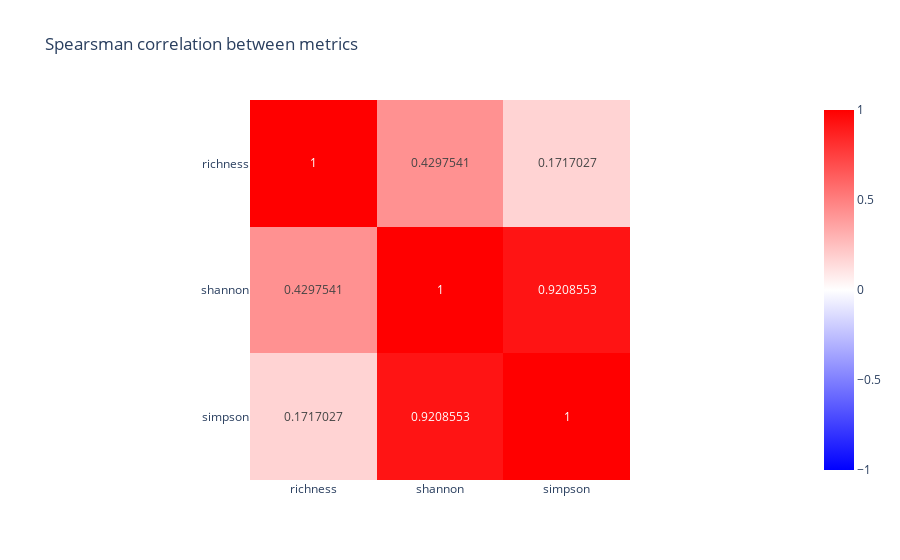

The code cell stored with this chart in its notebook:
### Code cell
corr_matrix, p_matrix = scipy.stats.spearmanr([richness_np, shannon_np, simpson_np], axis=1)
fig = px.imshow(corr_matrix, 
                x = ["richness", "shannon", "simpson"], 
                y = ["richness", "shannon", "simpson"],
                zmin = - 1, # Sets the lower bound of the color domain
                zmax = 1,
                text_auto=True, color_continuous_scale=["blue", "white", "red"],
                title = "Spearsman correlation between metrics")
fig.show()

### Figure 1 — Plotly figure (JSON) as saved in the notebook; plotly's stock layout.template omitted (floating-point values rounded to 4 significant figures)
{"data": [{"coloraxis": "coloraxis", "hovertemplate": "x: %{x}<br>y: %{y}<br>color: %{z}<extra></extra>", "name": "0", "texttemplate": "%{z}", "type": "heatmap", "x": ["richness", "shannon", "simpson"], "xaxis": "x", "y": ["richness", "shannon", "simpson"], "yaxis": "y", "z": [[1, 0.4298, 0.1717], [0.4298, 1, 0.9209], [0.1717, 0.9209, 1]]}], "layout": {"coloraxis": {"cmax": 1, "cmin": -1, "colorscale": [[0, "blue"], [0.5, "white"], [1, "red"]]}, "title": {"text": "Spearsman correlation between metrics"}, "xaxis": {"anchor": "y", "constrain": "domain", "domain": [0, 1], "scaleanchor": "y"}, "yaxis": {"anchor": "x", "autorange": "reversed", "constrain": "domain", "domain": [0, 1]}}}
